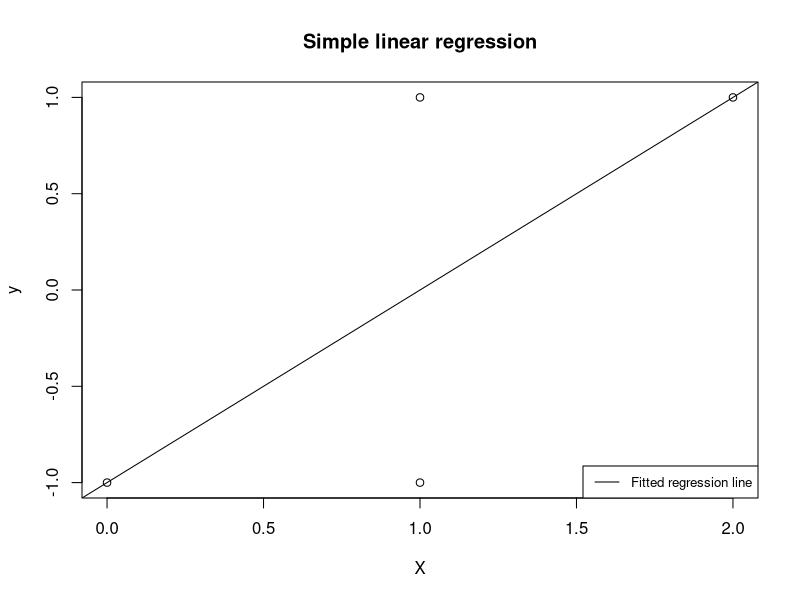

R code for this plot:
x = c(0, 1, 1, 2)
y = c(-1, -1, 1, 1)
slr = lm(y ~ x)
vcov(slr)
round(cov2cor(vcov(slr)), 2)
plot(x, y, xlab = "X", ylab = "y", main = "Simple linear regression")
abline(slr)
legend("bottomright", legend = "Fitted regression line", col = "black", 
       lty = 1: 2, cex = 0.8)